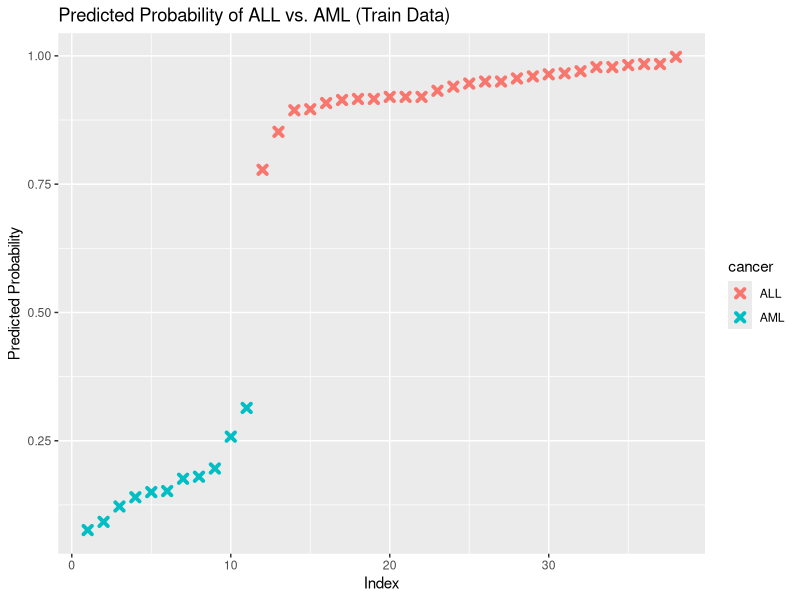
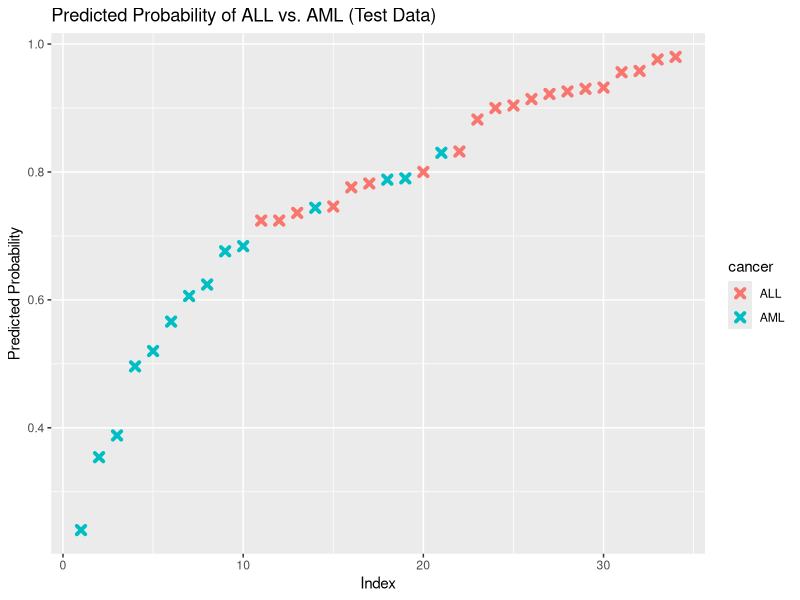
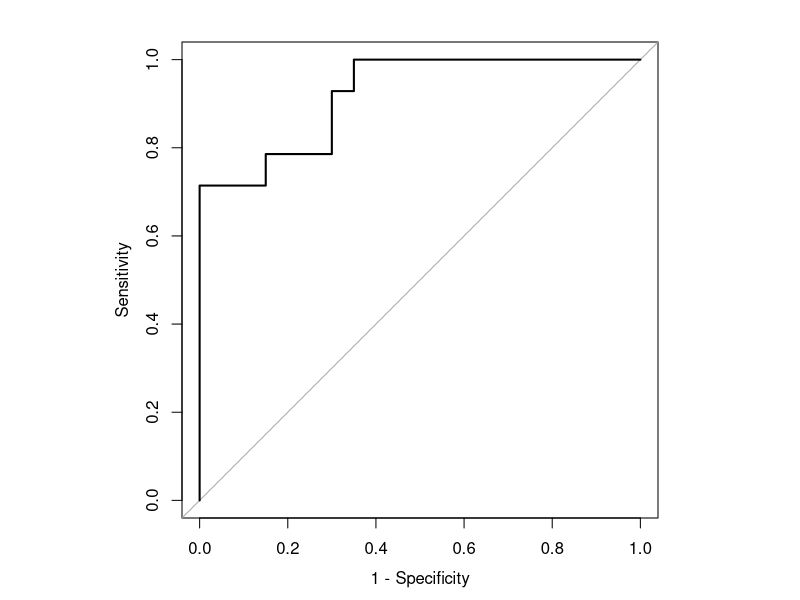
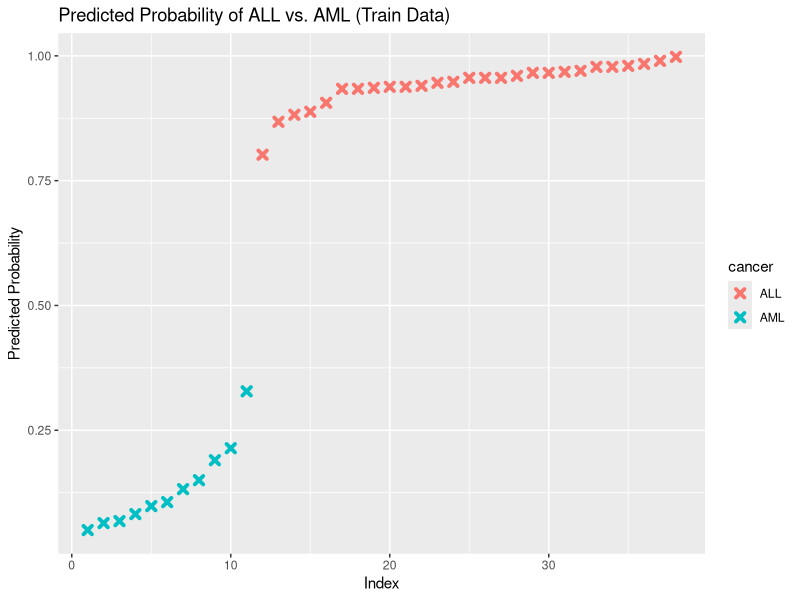
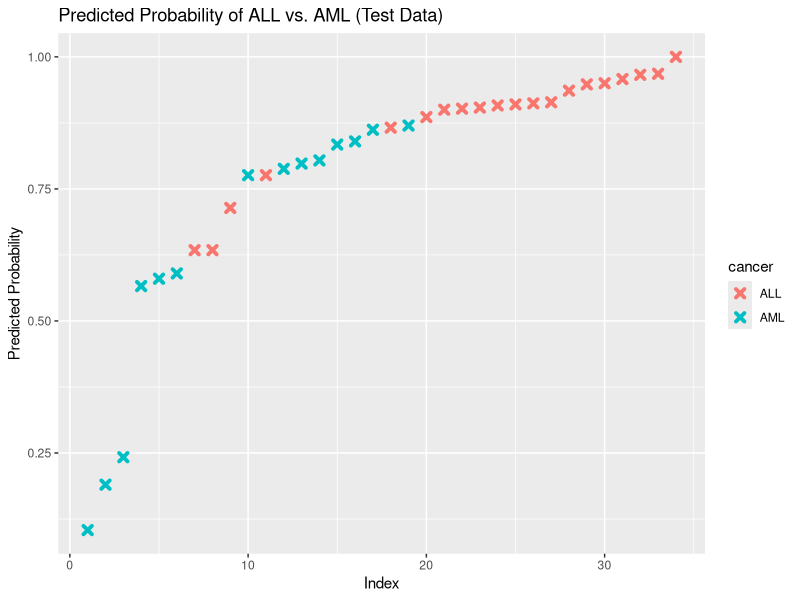
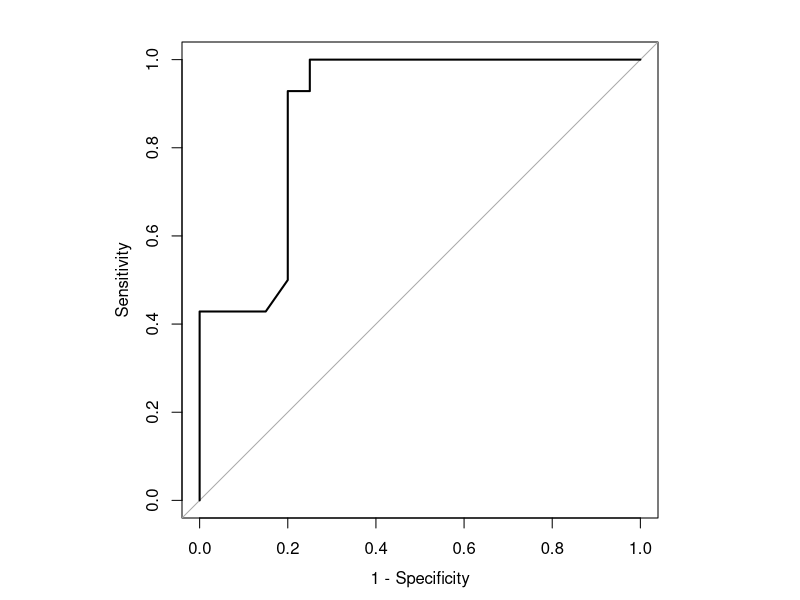
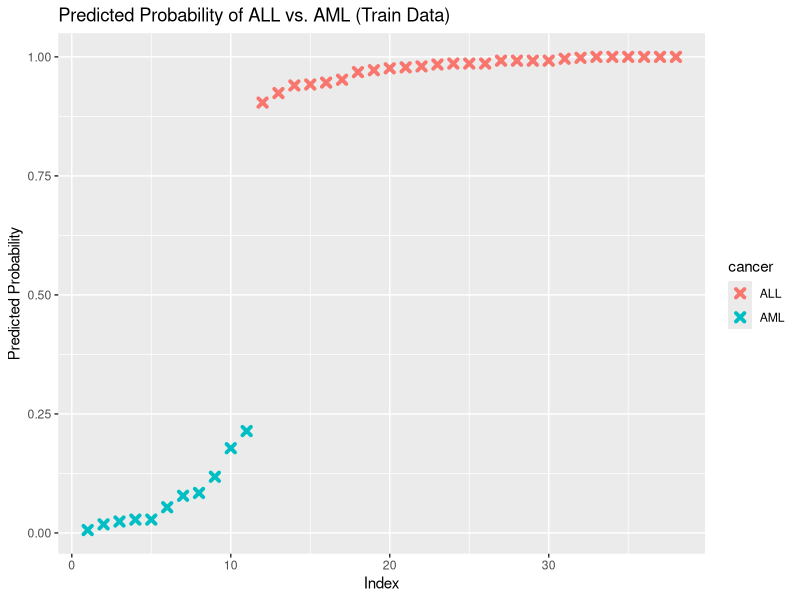
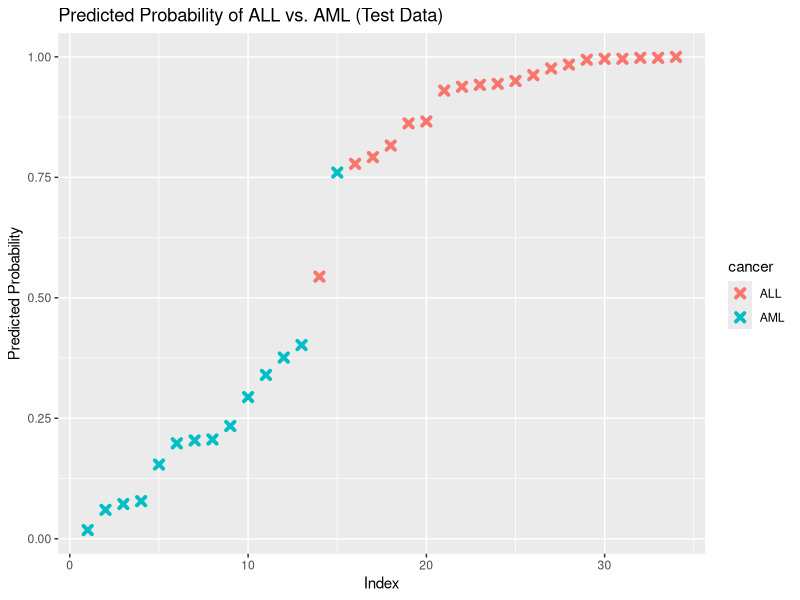

Write R code to recreate these figures, in order.
## ---- chunk 1
library(caret)
library(pROC)
## ---- chunk 2
graph_probability <- function(model, data, comp, test_train){
  predicted <- data.frame(
    probability = predict(model, newdata = data[4:(comp+3)], "prob")[,1],
    cancer=data$cancer
  )

  predicted <- predicted[
    order(predicted$probability, decreasing=FALSE),]
  predicted$rank <- 1:nrow(predicted)
  
  if (test_train == "test") {
    ggplot(data=predicted, aes(x=rank, y=probability)) +
      geom_point(aes(color=cancer), alpha=1, shape=4, stroke=2) +
      xlab("Index") +
      ylab("Predicted Probability") +
      ggtitle("Predicted Probability of ALL vs. AML (Test Data)")
  }
  
  else {
    ggplot(data=predicted, aes(x=rank, y=probability)) +
      geom_point(aes(color=cancer), alpha=1, shape=4, stroke=2) +
      xlab("Index") +
      ylab("Predicted Probability") +
      ggtitle("Predicted Probability of ALL vs. AML (Train Data)")
  }
}

cross_val_model <- function(train, method, num_cv, folds, comp) {
  set.seed(1)
  cv_model <- train(
    x = train[4:(comp+3)],
    y = train$cancer,
    method = method,
    metric = "Accuracy",
    trControl = trainControl(method="repeatedcv",
                             number = num_cv,
                             repeats = folds),
  )
  return (cv_model)
}

conf_matrix <- function(test, cv_model, comp) {
  return (confusionMatrix(reference = as.factor(test$cancer), data = as.factor(predict(cv_model, test[4:(comp+3)]))))
}

roc_plot <- function(test, model, comp) {
  par(pty="s")
  roc(test$cancer, predict(model, test[4:(comp+3)], type="prob")[,1], plot=TRUE, legacy.axes=TRUE)
} 
## ---- chunk 3
method <- "rf"
comp <- 20
num_cv <- 3
folds <- 5
## ---- chunk 4
#import numerical pca and split test / train data
test <- read.csv("data/processed/pca_num_test.csv", row.names = 1)
train <- read.csv("data/processed/pca_num_train.csv", row.names = 1)

model <- cross_val_model(train, method, num_cv, folds, comp)
model
## ---- chunk 5
#confusion matrix of model
conf_matrix(test, model, comp)
## ---- chunk 6
#graphing training probabilites
graph_probability(model, train, comp, "train")

#graphing testing probabilities
graph_probability(model, test, comp, "test")
## ---- chunk 7
#plotting ROC
roc_plot(test, model, comp)
## ---- chunk 8
#import numerical pca and split test / train data
test <- read.csv("data/processed/pca_cat_test.csv", row.names = 1)
train <- read.csv("data/processed/pca_cat_train.csv", row.names = 1)

model <- cross_val_model(train, method, num_cv, folds, comp)
model
## ---- chunk 9
#confusion matrix of model
conf_matrix(test, model, comp)
## ---- chunk 10
#graphing training probabilites
graph_probability(model, train, comp, "train")

#graphing testing probabilities
graph_probability(model, test, comp, "test")
## ---- chunk 11
#plotting ROC
roc_plot(test, model, comp)
## ---- chunk 12
#import numerical pca and split test / train data
test <- read.csv("data/processed/cor_num_test.csv", row.names = 1)
train <- read.csv("data/processed/cor_num_train.csv", row.names = 1)

model <- cross_val_model(train, method, num_cv, folds, comp)
model
## ---- chunk 13
#confusion matrix of model
conf_matrix(test, model, comp)
## ---- chunk 14
#graphing training probabilites
graph_probability(model, train, comp, "train")

#graphing testing probabilities
graph_probability(model, test, comp, "test")
## ---- chunk 15
#plotting ROC
roc_plot(test, model, comp)
## ---- chunk 16
#import numerical pca and split test / train data
test <- read.csv("data/processed/cor_cat_test.csv", row.names = 1)
train <- read.csv("data/processed/cor_cat_train.csv", row.names = 1)

model <- cross_val_model(train, method, num_cv, folds, comp)
model
## ---- chunk 17
#confusion matrix of model
conf_matrix(test, model, comp)
## ---- chunk 18
#graphing training probabilites
graph_probability(model, train, comp, "train")

#graphing testing probabilities
graph_probability(model, test, comp, "test")
## ---- chunk 19
#plotting ROC
roc_plot(test, model, comp)
